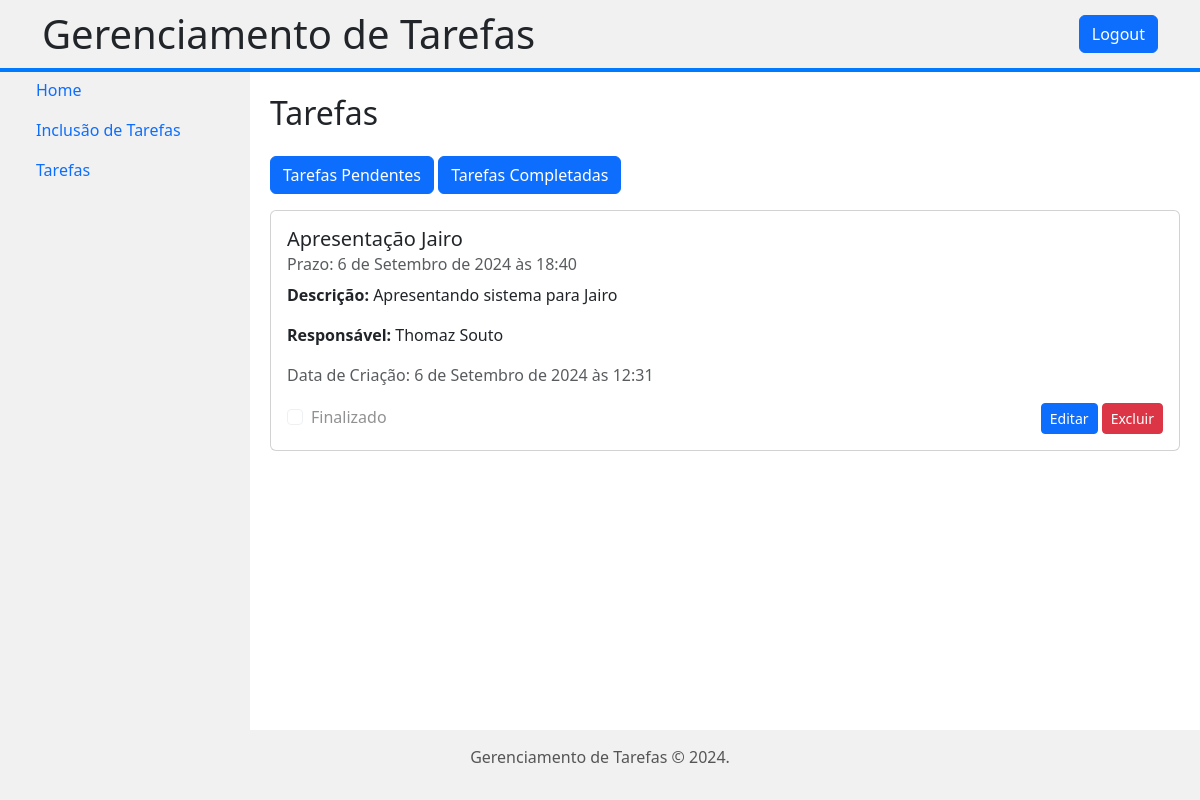
The app's page /tasks/tasksList (signed in), older data.
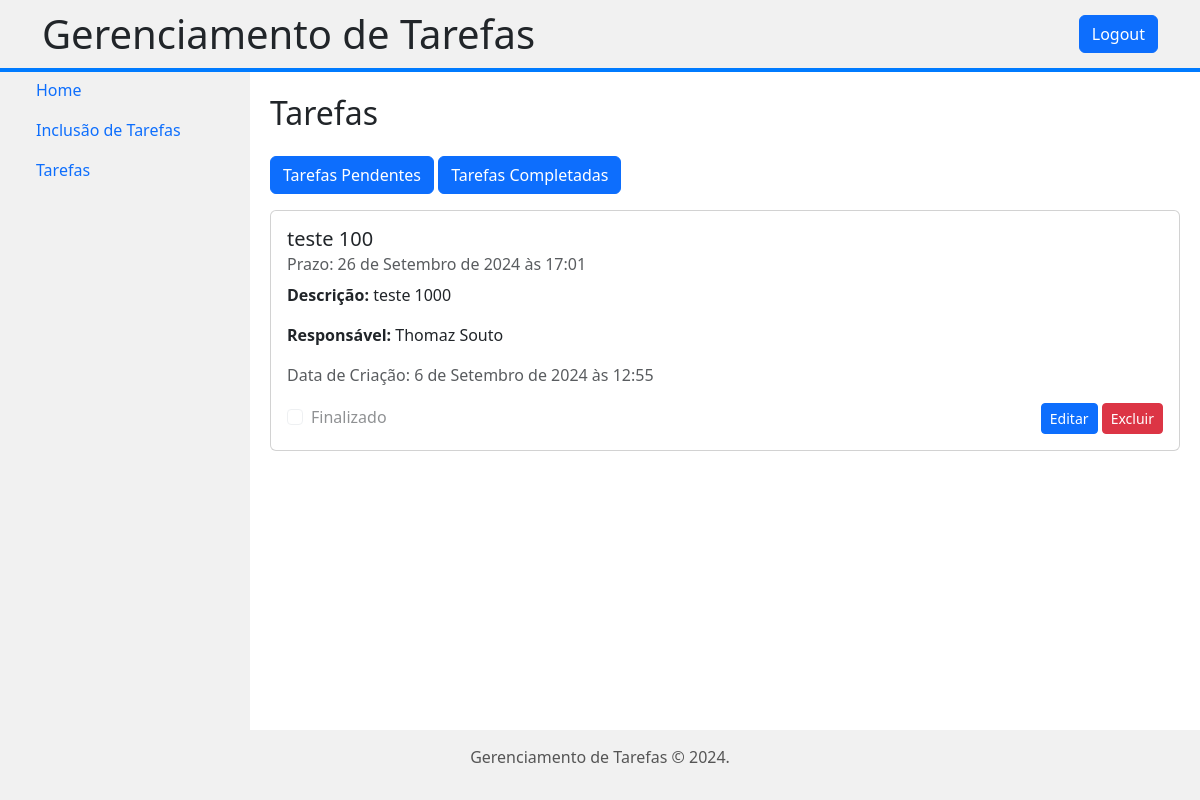
The same page, newer data.
### tasks/models.py (models this page shows, shortened)
class Task(models.Model):
    title = models.CharField(max_length=250)
    description = models.TextField()
    completed = models.BooleanField(default=False)
    created_at = models.DateTimeField(auto_now_add=True)
    due_date = models.DateTimeField()
    user = models.ForeignKey(User, on_delete=models.CASCADE, related_name='tasks')

### tasks/views.py (the view)
# urls.py: path('tasks/tasksList', views.tasksList.as_view(), name='lista'),
class tasksList(LoginRequiredMixin, ListView):
    model = Task
    template_name = 'tasks/tasksList.html'
    context_object_name = 'tasks'
    def get_queryset(self):
        user = self.request.user
        return Task.objects.filter(user=user)  # Filtra tarefas associadas ao usuário logado

### tasks/templates/tasks/tasksList.html
{% extends "base.html" %}
{% load static %}
{% block content %}
<h2 class="my-4">Tarefas</h2>
<div class="mb-3">
    <a href="{% url 'tasks:pendentes' %}" class="btn btn-primary">Tarefas Pendentes</a>
    <a href="{% url 'tasks:completadas' %}" class="btn btn-primary">Tarefas Completadas</a>
</div>
<div class="row">
    {% for task in object_list %}
    <div class="col-md-12 mb-4">
        <div class="card">
            <div class="card-body">
                <h5 class="card-title">{{ task.title }}</h5>
                <h6 class="card-subtitle mb-2 text-muted">Prazo: {{ task.due_date }}</h6>
                <p class="card-text">
                    <strong>Descrição:</strong> {{ task.description }}
                </p>
                <p>
                    <strong>Responsável:</strong>
                    {% if task.user.get_full_name %}
                        {{ task.user.get_full_name }}
                    {% else %}
                        {{ task.user.username }}
                    {% endif %}
                </p>
                <p class="text-muted">Data de Criação: {{ task.created_at }}</p>
                <div class="d-flex align-items-center">
                    <div class="form-check me-3">
                        <input type="checkbox" class="form-check-input" id="is_active_{{ task.pk }}" name="is_active" disabled {% if task.completed %}checked{% endif %}>
                        <label class="form-check-label" for="is_active_{{ task.pk }}">Finalizado</label>
                    </div>
                    <div class="ms-auto">
                        <a href="{% url 'tasks:editar' task.pk %}" class="btn btn-primary btn-sm">Editar</a>
                        <a href="{% url 'tasks:excluir' task.pk %}" class="btn btn-danger btn-sm">Excluir</a>
                    </div>
                </div>
            </div>
        </div>
    </div>
    {% empty %}
    <div class="col-12">
        <div class="alert alert-info">Nenhuma tarefa encontrada.</div>
    </div>
    {% endfor %}
</div>
{% endblock %}

### tasks/templates/base.html (shortened to what this page needs)
<!DOCTYPE html>
<html lang="pt-br">
<head>
  <link rel="stylesheet" href="https://cdn.jsdelivr.net/npm/bootstrap@5.3.0/dist/css/bootstrap.min.css">
</head>
<body>
<header>
  <div class="container">
    <div class="d-flex justify-content-between align-items-center">
      <h1 class="text-center mb-0">Gerenciamento de Tarefas</h1>
      <div>
        {% if user.is_authenticated %}
        <form method="post" action="{% url 'tasks:logout' %}">
          <button type="submit" class="btn btn-primary">Logout</button>
        </form>
        {% else %}
          <a href="{% url 'tasks:login' %}" class="btn btn-outline-primary">Login</a>
        {% endif %}
      </div>
    </div>
  </div>
</header>
<div class="container-fluid">
  <div class="sidenav">
    <ul class="nav flex-column">
      <li class="nav-item">
        <a class="nav-link active" href="{% url 'tasks:index' %}">Home</a>
      </li>
      <li class="nav-item">
        <a class="nav-link" href="{% url 'tasks:novo' %}">Inclusão de Tarefas</a>
      </li>
      <li class="nav-item">
        <a class="nav-link" href="{% url 'tasks:lista' %}">Tarefas</a>
      </li>
    </ul>
  </div>
  <div class="content">
    {% block content %}{% endblock %}
  </div>
</div>
<footer>
  <p> Gerenciamento de Tarefas &copy; 2024. </p>
</footer>
</body>
</html>

### tasks/templates/base.html (style rules this page uses)
html, body { height: 100%; margin: 0; }
body { display: flex; flex-direction: column; }
header { background-color: #f1f1f1; border-bottom: 4px solid #007bff; padding: 10px 0; position: fixed; top: 0; width: 100%; z-index: 1000; }
.container-fluid { flex: 1; display: flex; padding: 0; }
.sidenav { background-color: #f1f1f1; height: calc(100vh - 50px); padding: 20px; position: fixed; top: 50px; left: 0; width: 250px; overflow-y: auto; }
.content { margin-left: 250px; margin-top: 50px; padding: 20px; flex: 1; }
footer { background-color: #f1f1f1; color: #555; padding: 15px; text-align: center; position: relative; bottom: 0; width: 100%; }

Row changes from the older to the newer data that the page shows:
removed Task: title "Apresentação Jairo", due_date "6 de Setembro de 2024 às 18:40", description "Apresentando sistema para Jairo", user.get_full_name "Thomaz Souto", created_at "6 de Setembro de 2024 às 12:31"
added Task: title "teste 100", due_date "26 de Setembro de 2024 às 17:01", description "teste 1000", user.get_full_name "Thomaz Souto", created_at "6 de Setembro de 2024 às 12:55"
